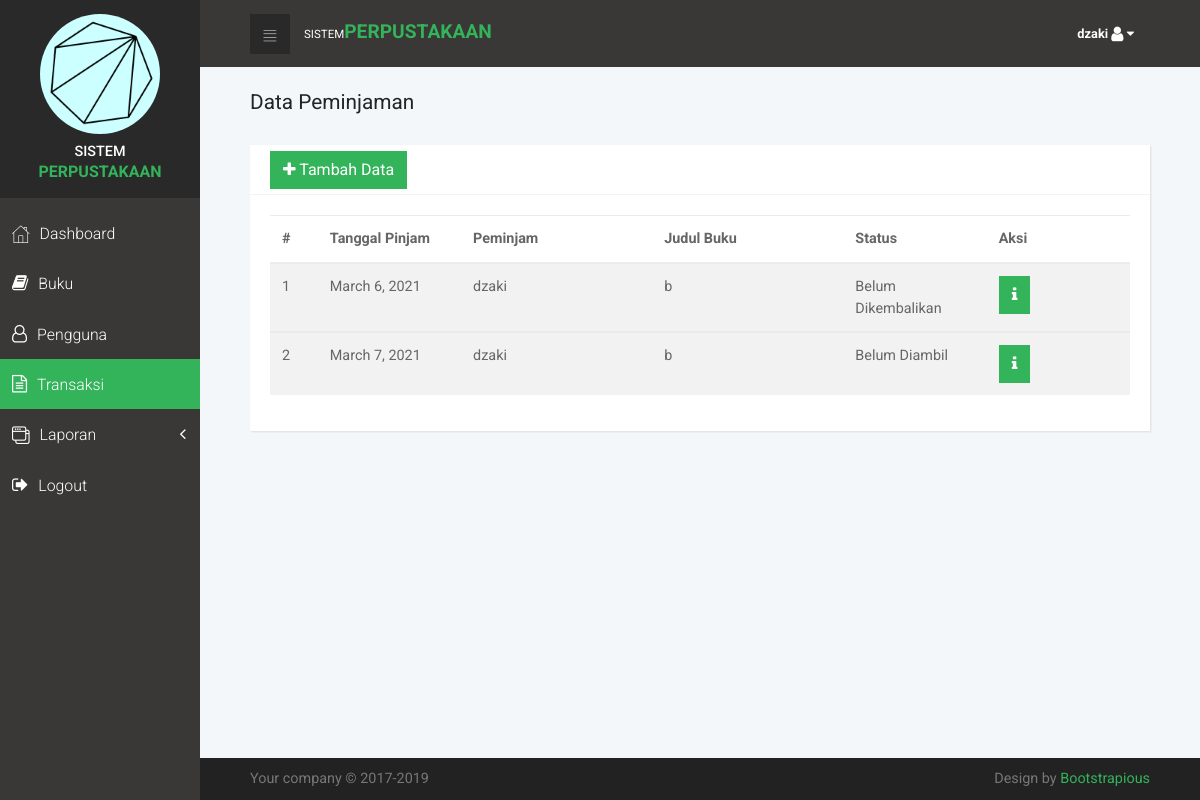
The page /transaksi/ (signed in) on the database its author committed.
### user/models.py (models this page shows)
class User(models.Model):
	nis = models.IntegerField(null=False)
	nama = models.CharField(max_length=40)
	level = models.ForeignKey(Level, on_delete=models.CASCADE, null=False)
	password = models.CharField(max_length=120)
	kelas = models.ForeignKey(KodeKelas, on_delete=models.CASCADE, null=False)
	email = models.CharField(max_length=50)
	no_telp = models.CharField(max_length=20)
	def __str__(self):
		return self.nama

### transaksi/models.py (models this page shows, shortened)
class Transaksi(models.Model):
	tanggal_buat = models.DateField(auto_now_add=True, null=True)
	tanggal_pinjam = models.DateField(null=True)
	tanggal_kembali = models.DateField(null=True)
	buku = models.ForeignKey(Buku, on_delete=models.CASCADE, null=False)
	peminjam = models.ForeignKey(User, on_delete=models.CASCADE, null=False)
	status = models.ForeignKey(StatusTransaksi, on_delete=models.CASCADE, null=True)

class StatusTransaksi(models.Model):
	nama = models.CharField(max_length=40)
	def __str__(self):
		return self.nama

### buku/models.py (models this page shows)
class Buku(models.Model):
	judul = models.CharField(max_length=80)
	penulis = models.CharField(max_length=80)
	penerbit = models.CharField(max_length=80)
	tahun = models.IntegerField(null=True)
	genre = models.ForeignKey(Genre, on_delete=models.CASCADE, null=True)
	sinopsis = models.CharField(max_length=300)
	cover = models.ImageField(upload_to='cover/',null=True)
	tanggal = models.DateField(auto_now_add=True, null=True)
	def __str__(self):
		return self.judul

### transaksi/views.py (the view)
# urls.py: path('', base.index, name='index' ),
def index(request):
	try:
		request.session['nis']
	except KeyError:
		return redirect('login')
	else:
		var ={
			'trans' : Transaksi.objects.all(),
			'judul' : "Data Peminjaman",
		}
		return render(request, 'tampilTrans.html', var)

### transaksi/templates/tampilTrans.html (shortened to what this page needs)
{% extends 'base.html' %}
{% block content %}
<br>
	<h1 class="h2 display">{{judul}}</h1>
<br>
<div class="row">
    <div class="col-lg-12">
      <div class="card">
        <div class="card-header d-flex align-items-center">
          <h2 class="h3 display display"><a href="{%url 'tambahTrans'%}" class="btn btn-primary"><i class="fa fa-plus"></i> Tambah Data</a></h2>
        </div>
        <div class="card-body">
          <table class="table table-striped table-hover">
            <thead>
              <tr>
                <th width="5%">#</th>
                <th width="15%">Tanggal Pinjam</th>
                <th width="20%">Peminjam</th>
                <th width="20%">Judul Buku</th>
                <th width="15%">Status</th>
                <th width="15%">Aksi</th>
              </tr>
            </thead>
            {%for row in trans%}
           <tbody>
              <tr>
                <td scope="row">{{row.id}}</td>
                <td>{{row.tanggal_pinjam}}</td>
                <td>
                  {{row.peminjam}}
                </td>
                <td>
                  {{row.buku}}
                </td>
                <td>{{row.status}}</td>
                <td>
                  <button type="button" data-toggle="modal" data-target="#detail-{{row.id}}" class="btn btn-primary"><i class="fa fa-info"></i></button>
                </td>
              </tr>
            </tbody>
            {%endfor%}
          </table>
        </div>
      </div>
    </div>
 </div>
{%endblock%}

### templates/header.html (shortened to what this page needs)
{%load static%}
<header class="header">
  <nav class="navbar">
    <div class="container-fluid">
      <div class="navbar-header">
        <a id="toggle-btn" href="#" class="menu-btn"><i class="icon-bars"> </i></a>
        <a href="#" class="navbar-brand">
          <div class="brand-text d-none d-md-inline-block"><span>Sistem </span><strong class="text-primary">Perpustakaan</strong></div></a>
      </div>
        <ul class="nav-menu list-unstyled d-flex flex-sm-row align-items-sm-left">
          <li class="nav-item dropdown"> <a id="messages" rel="nofollow" data-target="#" href="#" data-toggle="dropdown" aria-haspopup="true" aria-expanded="false" class="nav-link"><strong>{{request.session.nama}}</strong> <i class="fa fa-user fa-lg"></i> <i class="fa fa-caret-down"></i></a>
          </li>
        </ul>
      </div>
  </nav>
</header>

### static/css/style.default.css (style rules this page uses)
a { display: inline-block; text-decoration: none; color: #fff; -webkit-transition: all 0.3s; transition: all 0.3s; }
ul { padding: 0; margin: 0; }
body { overflow-x: hidden; }
i { display: inline-block; }
span { display: inline-block; }
span { font-size: 0.9em; }
i[class*='icon-'] { -webkit-transform: translateY(4px); transform: translateY(4px); }
table { font-size: 0.9em; color: #666; }
h2 { color: #555; font-weight: 400; }
.card { height: 100%; border: none; background: #fff; -webkit-box-shadow: 1px 1px 2px rgba(0, 0, 0, 0.1); box-shadow: 1px 1px 2px rgba(0, 0, 0, 0.1); border-radius: 0; }
.card-header { height: 50px; background-color: #fff; border-bottom-color: #f3f3f3; border-top: none; }
.card-header h2, .card-header h3 { margin-bottom: 0; }
.display { font-weight: 400 !important; }
button { cursor: pointer; }
@media (min-width: 768px) { .container-fluid { padding: 0 50px; } }
nav.navbar { background: #393836; padding: .8rem 0; }
nav.navbar .container-fluid { width: 100%; }
nav.navbar a { font-size: 0.8em; color: #fff; position: relative; }
nav.navbar a.navbar-brand { margin-left: 10px; }
nav.navbar .brand-text { text-transform: uppercase; }
nav.navbar .brand-text strong { font-size: 1.5em; }
nav.navbar a.menu-btn { width: 40px; height: 40px; line-height: 40px; background: #292929; color: #fff; text-align: center; padding: 0 !important; }
nav.navbar a.menu-btn i[class*='icon-'] { -webkit-transform: translateY(4px); transform: translateY(4px); }
.navbar { padding: 0.5rem 1rem; }
.navbar-brand { display: inline-block; padding-top: 0.3125rem; padding-bottom: 0.3125rem; margin-right: 1rem; font-size: 1.25rem; }
.btn { font-weight: normal; border: 1px solid transparent; padding: 0.5rem 0.75rem; font-size: 1rem; line-height: 1.25; border-radius: 0; -webkit-transition: all 0.15s ease-in-out; transition: all 0.15s ease-in-out; }
.btn-primary { color: #fff; background-color: #33b35a; border-color: #33b35a; }
body { font-family: "Roboto", sans-serif; font-size: 1rem; font-weight: normal; line-height: 1.5; color: #212529; background-color: #fff; }
a { color: #33b35a; text-decoration: none; }
h1, h2, h3, h4, h5, h6, .h1, .h2, .h3, .h4, .h5, .h6 { margin-bottom: 0.5rem; font-family: inherit; font-weight: 500; line-height: 1.1; color: inherit; }
h1, .h1 { font-size: 1.5rem; }
h2, .h2 { font-size: 1.3rem; }
h3, .h3 { font-size: 1.2rem; }
.text-primary { color: #33b35a !important; }

### rows shown on the page
User: session.nama "dzaki"
Transaksi: id "1", tanggal_pinjam "March 6, 2021", peminjam "dzaki", buku "b", status "Belum Dikembalikan"
Transaksi: id "2", tanggal_pinjam "March 7, 2021", peminjam "dzaki", buku "b", status "Belum Diambil"

### other values the page prints
{{ judul }} "Data Peminjaman"
